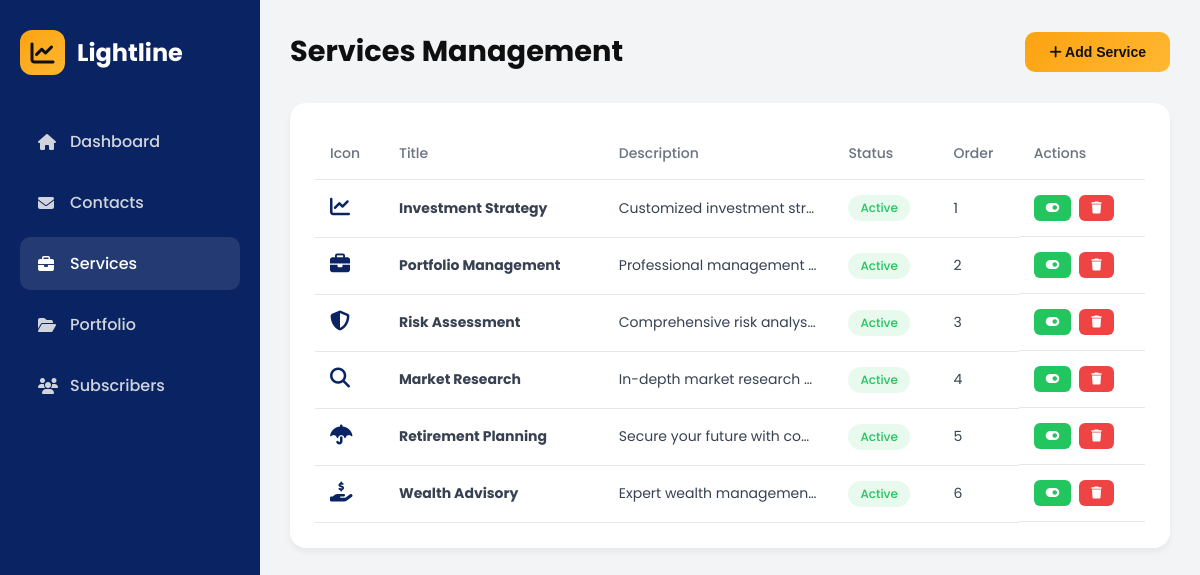
The app's page /admin/services with its own data.
### tables this page shows
CREATE TABLE services (
                id INTEGER PRIMARY KEY AUTOINCREMENT,
                title TEXT NOT NULL,
                description TEXT,
                icon TEXT,
                link TEXT,
                order_num INTEGER DEFAULT 0,
                is_active INTEGER DEFAULT 1,
                created_at TIMESTAMP DEFAULT CURRENT_TIMESTAMP
            );

### app.py (the view, shortened to what this page needs)
@app.route('/admin/services', methods=['GET', 'POST'])
def admin_services():
    with get_db_connection() as conn:
        cursor = conn.cursor()
        cursor.execute('SELECT * FROM services ORDER BY order_num')
        services = [dict(row) for row in cursor.fetchall()]
    return render_template('admin/services.html', services=services)

### app.py (called while the page is built)
def get_db():
    conn = sqlite3.connect(app.config['DATABASE'])
    conn.row_factory = sqlite3.Row
    return conn

@contextmanager
def get_db_connection():
    conn = get_db()
    try:
        yield conn
        conn.commit()
    except Exception as e:
        conn.rollback()
        raise e
    finally:
        conn.close()

### templates/admin/services.html (shortened to what this page needs)
<!DOCTYPE html>
<html lang="en">
<head>
    <link rel="stylesheet" href="https://cdnjs.cloudflare.com/ajax/libs/font-awesome/6.4.0/css/all.min.css">
</head>
<body>
    <aside class="sidebar">
        <div class="sidebar-logo"><div class="icon"><i class="fas fa-chart-line"></i></div><span>Lightline</span></div>
        <ul class="nav-links">
            <li><a href="/admin/dashboard"><i class="fas fa-home"></i> Dashboard</a></li>
            <li><a href="/admin/contacts"><i class="fas fa-envelope"></i> Contacts</a></li>
            <li><a href="/admin/services" class="active"><i class="fas fa-briefcase"></i> Services</a></li>
            <li><a href="/admin/portfolio"><i class="fas fa-folder-open"></i> Portfolio</a></li>
            <li><a href="/admin/subscribers"><i class="fas fa-users"></i> Subscribers</a></li>
        </ul>
    </aside>
    <main class="main-content">
        <div class="header">
            <h1>Services Management</h1>
            <button class="btn" onclick="openModal()"><i class="fas fa-plus"></i> Add Service</button>
        </div>
        <div class="card">
            <table class="table">
                <thead>
                    <tr>
                        <th>Icon</th>
                        <th>Title</th>
                        <th>Description</th>
                        <th>Status</th>
                        <th>Order</th>
                        <th>Actions</th>
                    </tr>
                </thead>
                <tbody>
                    {% for service in services %}
                    <tr>
                        <td><i class="fas fa-{{ service.icon }}" style="font-size: 20px; color: #0a2463;"></i></td>
                        <td><strong>{{ service.title }}</strong></td>
                        <td style="max-width: 200px; overflow: hidden; text-overflow: ellipsis; white-space: nowrap;">{{ service.description }}</td>
                        <td><span class="badge {{ 'active' if service.is_active else 'inactive' }}">{{ 'Active' if service.is_active else 'Inactive' }}</span></td>
                        <td>{{ service.order_num }}</td>
                        <td class="actions">
                            <form method="POST" style="display:inline;"><button type="submit" class="toggle"><i class="fas fa-toggle-on"></i></button></form>
                            <form method="POST" style="display:inline;"><button type="submit" class="delete" onclick="return confirm('Delete this service?')"><i class="fas fa-trash"></i></button></form>
                        </td>
                    </tr>
                    {% endfor %}
                </tbody>
            </table>
        </div>
    </main>
</body>
</html>

### templates/admin/services.html (style rules this page uses)
* { margin: 0; padding: 0; box-sizing: border-box; }
body { font-family: 'Poppins', sans-serif; background: #f3f4f6; }
.sidebar { position: fixed; left: 0; top: 0; width: 260px; height: 100vh; background: #0a2463; color: white; padding: 30px 20px; }
.sidebar-logo { display: flex; align-items: center; gap: 12px; font-size: 24px; font-weight: 700; margin-bottom: 40px; }
.sidebar-logo .icon { width: 45px; height: 45px; background: linear-gradient(135deg, #fca311 0%, #ffb732 100%); border-radius: 12px; display: flex; align-items: center; justify-content: center; color: #0f0f0f; }
.nav-links { list-style: none; }
.nav-links li { margin-bottom: 8px; }
.nav-links a { display: flex; align-items: center; gap: 12px; padding: 14px 18px; color: #d1d5db; text-decoration: none; border-radius: 10px; transition: 0.3s; font-weight: 500; }
.nav-links a:hover, .nav-links a.active { background: rgba(255,255,255,0.1); color: white; }
.nav-links a i { width: 20px; }
.main-content { margin-left: 260px; padding: 30px; }
.header { display: flex; justify-content: space-between; align-items: center; margin-bottom: 30px; }
.header h1 { font-size: 1.8rem; color: #0f0f0f; }
.btn { padding: 12px 24px; background: linear-gradient(135deg, #fca311 0%, #ffb732 100%); border: none; border-radius: 10px; font-weight: 600; cursor: pointer; color: #0f0f0f; font-size: 14px; }
.card { background: white; border-radius: 16px; box-shadow: 0 4px 6px rgba(0,0,0,0.05); padding: 25px; margin-bottom: 20px; }
.table { width: 100%; border-collapse: collapse; }
.table th, .table td { padding: 15px; text-align: left; border-bottom: 1px solid #e5e7eb; }
.table th { color: #6b7280; font-weight: 500; font-size: 14px; }
.table td { font-size: 14px; color: #374151; }
.badge { display: inline-block; padding: 4px 12px; border-radius: 50px; font-size: 12px; font-weight: 500; }
.badge.active { background: rgba(34, 197, 94, 0.1); color: #22c55e; }
.actions { display: flex; gap: 8px; }
.actions button, .actions form button { padding: 6px 12px; border: none; border-radius: 6px; cursor: pointer; font-size: 12px; }
.actions .delete { background: #ef4444; color: white; }
.actions .toggle { background: #22c55e; color: white; }

### records on screen
services: title "Investment Strategy", description "Customized investment str…", is_active "Active", order_num "1"
services: title "Portfolio Management", description "Professional management…", is_active "Active", order_num "2"
services: title "Risk Assessment", description "Comprehensive risk analys…", is_active "Active", order_num "3"
services: title "Market Research", description "In-depth market research…", is_active "Active", order_num "4"
services: title "Retirement Planning", description "Secure your future with co…", is_active "Active", order_num "5"
services: title "Wealth Advisory", description "Expert wealth managemen…", is_active "Active", order_num "6"
